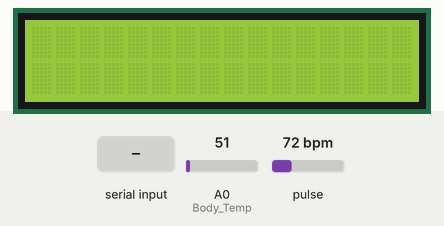
This sketch was run on a simulated Arduino Uno, built with avr-gcc and run on an emulated ATmega328P. On the bench: 16×2 character LCD. The test bench sets the inputs (shaded band); at power-on: A0 (Body_Temp) = 51, pulse 72 bpm. What the sketch prints to the serial monitor is not drawn.

Above: at 1.2 s.
1.3 s: "2" received over Serial
At 2.2 s:
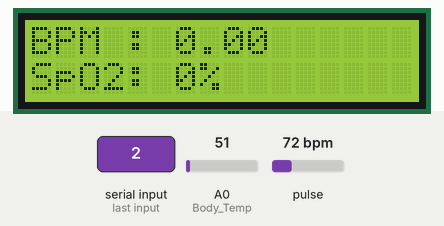
2.8 s: "1" received over Serial
At 3.2 s:
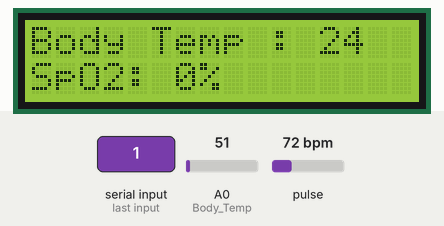
4.3 s: "0" received over Serial
At 6.9 s:
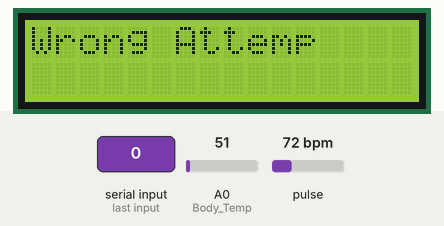
7.3 s: "1" received over Serial
At 9.4 s:
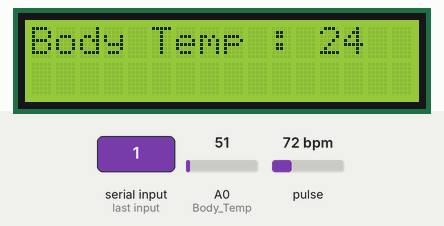
Timing chart, 0 to 10.9 s (numbered marks = the images above; inputs shaded):
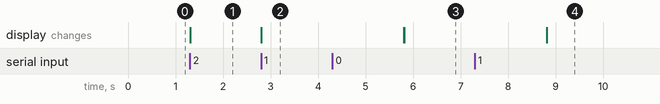

The sketch:

Health_Care_Kit.ino
```cpp
#include <SoftwareSerial.h>
#include <LiquidCrystal.h>
#include <Wire.h>
#include "MAX30100_PulseOximeter.h"
LiquidCrystal lcd(9, 8, 7, 5, 6, 4);
int Body_Temp = 0 ;
int Body_Temp1 ;
int Body_Temp_Value;
char junk;
String inputString = "";
#define REPORTING_PERIOD_MS     1000
PulseOximeter pox;
uint32_t tsLastReport = 0;
void onBeatDetected()
{
  Serial.println("Beat!");
}

void setup()
{
  Serial.begin(115200);
  //Merial.begin(9600);
  lcd.begin(16, 2);
}
void loop()
{
  if (Serial.available() > 0) {
    int a = Serial.read();
    if (a == '1') {
      Body_Temp1 = analogRead(Body_Temp);
      Body_Temp_Value = (float) Body_Temp1 * (5 / 10.24);
      lcd.setCursor(0, 0);
      lcd.print("Body Temp : ");
      lcd.print(Body_Temp_Value);
      delay(3000);
      lcd.clear();
    }
    else if (a == '2') {
      pox.setIRLedCurrent(MAX30100_LED_CURR_7_6MA);
      pox.setOnBeatDetectedCallback(onBeatDetected);
      pox.update();
      if (millis() - tsLastReport > REPORTING_PERIOD_MS) {
        Serial.print("Heart rate:");
        Serial.print(pox.getHeartRate());
        Serial.print("bpm / SpO2:");
        Serial.print(pox.getSpO2());
        Serial.println("%");
        lcd.clear();
        lcd.setCursor(0, 0);
        lcd.print("BPM : ");
        lcd.print(pox.getHeartRate());
        lcd.setCursor(0, 1);
        lcd.print("SpO2: ");
        lcd.print(pox.getSpO2());
        lcd.print("%");
        tsLastReport = millis();
      }
    }
    else {
      lcd.setCursor (0, 1);
      for (int i = 0; i < 16; ++i)
      {
        lcd.write(' ');
      }
      lcd.setCursor (0, 0);
      lcd.print("Wrong Attemp ");
      delay(3000);
      lcd.clear();
    }
  }
}
```

Measured:
- after the input at 1.3 s, the display: changes at once (image 1)
- after the input at 2.8 s, the display: changes at once (image 2)
- after the input at 4.3 s, the display: first differs from a run without the input after 1.5 s (image 3)
- after the input at 7.3 s, the display: first differs from a run without the input after 1.5 s (image 4)
